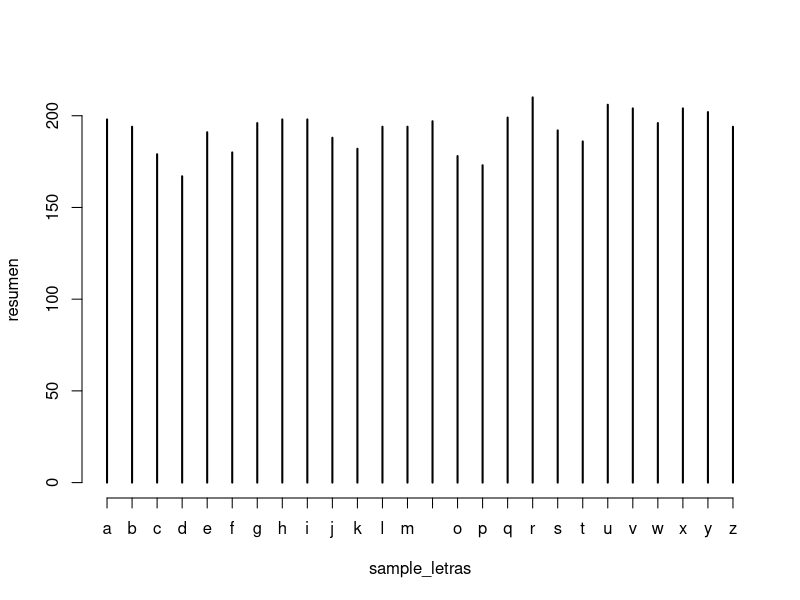
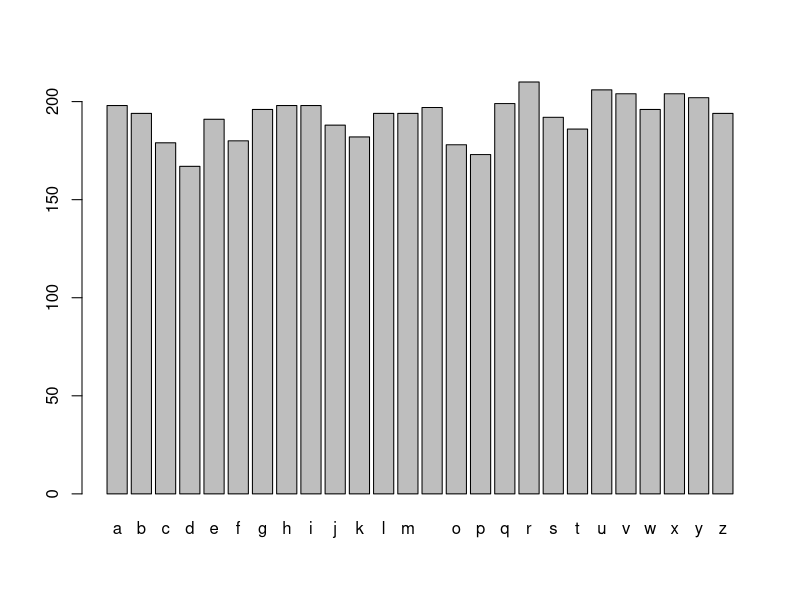
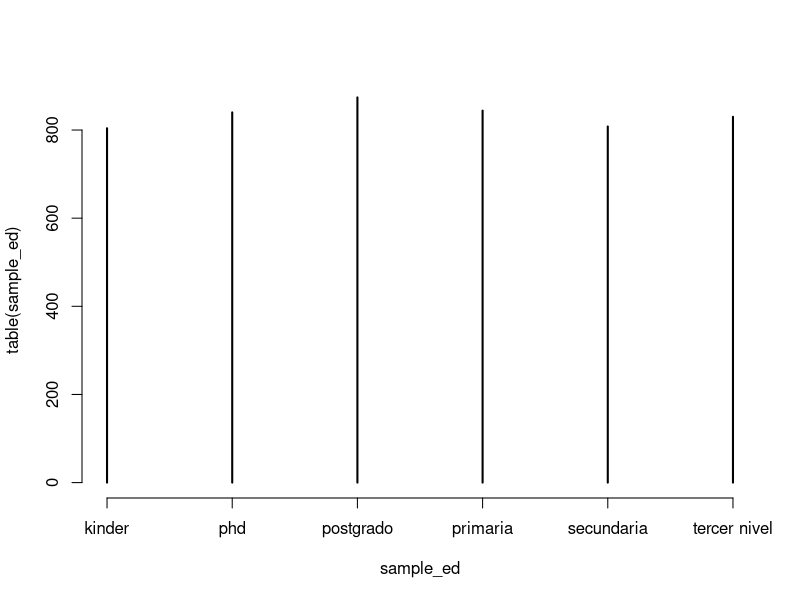
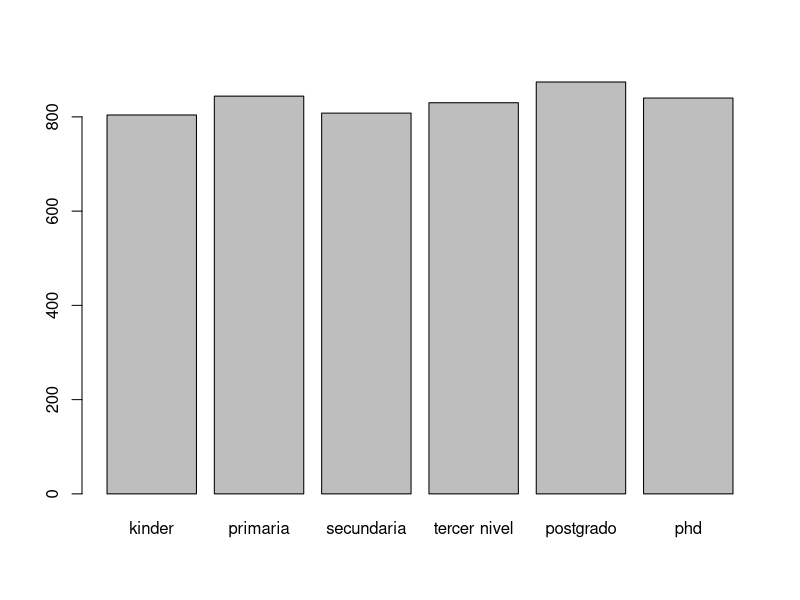

Here is the R script that generated these plots, in order: (Note: this script raises an error after producing the figures.)
# Ejemplo factores:

sample_letras <- sample(letters,5000,replace = T)

typeof(sample_letras)

resumen <- table(sample_letras)

plot(resumen)

# Un objeto S3 cambia el comportamoento de las funciones

sample_factor <- factor(sample_letras)

plot(sample_factor)


# Ejemplo de reordenamiento

educacion <- c("kinder","primaria","secundaria","tercer nivel","postgrado","phd")

sample_ed <- sample(educacion,5000,replace = T)

plot(table(sample_ed))

sample_ed <- factor(sample_ed)

sample_ed_2 <- factor(sample_ed,levels = educacion)

plot(sample_ed_2)

# Por que es un integer?

sum(sample_ed)
# Error

sum(sample_ed_2)
# Error

as.integer(sample_ed_2)


# Ejemplo de edades -------------------------------------------------------

edades <- sample(0:100,5000,replace = T)

cortes <- cut(edades,breaks = c(0,10,30,60,100))

plot(cortes)

# Con una escala de likert


score <- c("Malo","Indiferente","Bueno","Excelente")

score_vector <- sample(score,5000,replace = T)

plot(factor(score_vector))

likert <- factor(score_vector,levels = score)

plot(likert)

mean(as.integer(likert))

unclass(likert)



# Fechas ------------------------------------------------------------------

today <- Sys.Date()

typeof(today)

fechas <- c("2012-09-01","2013-04-01",
            "2018-17-50","5 mayo 2019",
            "6/4/2020","08-05-20")


fechas_form <- as.Date(fechas,format = "%Y-%m-%d")

as.Date(fechas,format = "%d %B %Y")

as.Date(fechas,format = "%d/%m/%Y")

as.Date(fechas,format = "%m-%d-%y")

fechas_form[1] -fechas_form[2]


fechas[1] -fechas[2]
